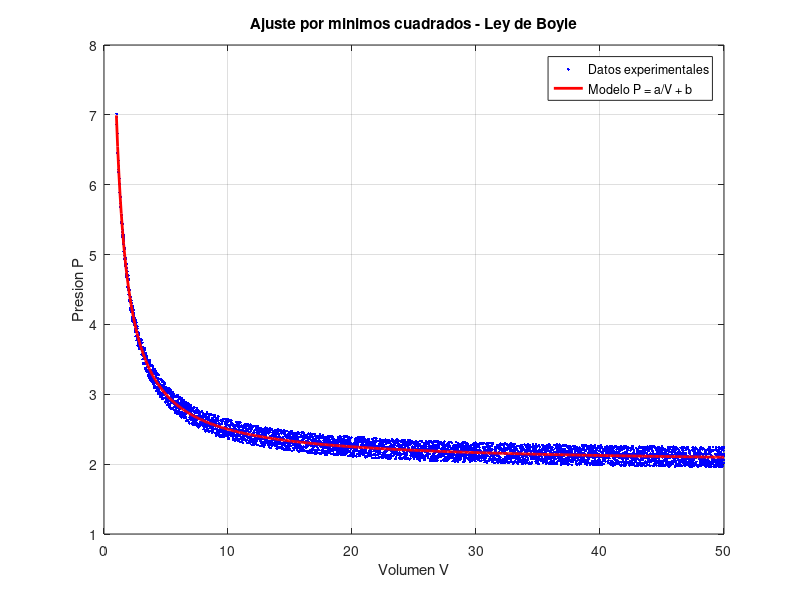

Write the MATLAB code that produced this figure.
function p3_av6
  % Resolucion del sistema de ecuaciones normales - Ley de Boyle

  % 1. Cargar los datos experimentales
  % Esto cargará las variables guardadas en el archivo (asumimos que se llaman V y P)
  load('datos.mat');
  % whos / Este es un comando interesante que muestra los nombres de los datos extraídos.

  % Asegurarnos de que V y P sean vectores columna para evitar errores de dimension
  V = vals_V(:);
  P = vals_P(:);

  % Numero total de datos
  N = length(V); % Esto deberia dar 4901

  % 2. Calcular las sumatorias del sistema matricial
  % Estas ecuaciones se calcularon a mano según la materia de la clase.
  % El procedimeinto se descirbe en la parte escrita.
  sum_1_V2 = sum(1 ./ (V.^2));
  sum_1_V  = sum(1 ./ V);
  sum_P_V  = sum(P ./ V);
  sum_P    = sum(P);

  % 3. Se construye la matriz de coeficientes (M) y el vector de resultados (C)
  M = [sum_1_V2, sum_1_V;
       sum_1_V,  N];

  C = [sum_P_V;
       sum_P];

  % 4. Resolver el sistema M * x = C
  solucion = mldivide(M,C);

  % Extraer las constantes
  a = solucion(1);
  b = solucion(2);

  % 5. Cálculo del error cuadratico medio (ECM)
  % Evaluamos el modelo ajustado en cada V_i y comparamos con P_i
  P_modelo = a ./ V + b;          % presiones predichas por el modelo
  residuos = P - P_modelo;        % diferencia dato - modelo
  ECM = (1/N) * sum(residuos.^2);

  fprintf('Constante a: %f\n', a);
  fprintf('Constante b: %f\n', b);
  fprintf('Error cuadratico medio (ECM): %f\n', ECM);

  % 6. Graficar datos experimentales y modelo ajustado
  % Para la curva del modelo usamos un V ordenado y denso, asi se ve suave
  Vord = linspace(min(V), max(V), 500)';  % vector columna 1..50
  Pajuste = a ./ Vord + b;

  figure;
  plot(V, P, 'b.', 'MarkerSize', 6);       % datos experimentales (puntos)
  hold on;
  plot(Vord, Pajuste, 'r-', 'LineWidth', 2); % modelo ajustado (linea)
  hold off;

  xlabel('Volumen V');
  ylabel('Presion P');
  title('Ajuste por minimos cuadrados - Ley de Boyle');
  legend('Datos experimentales', 'Modelo P = a/V + b');
  grid on;

end
